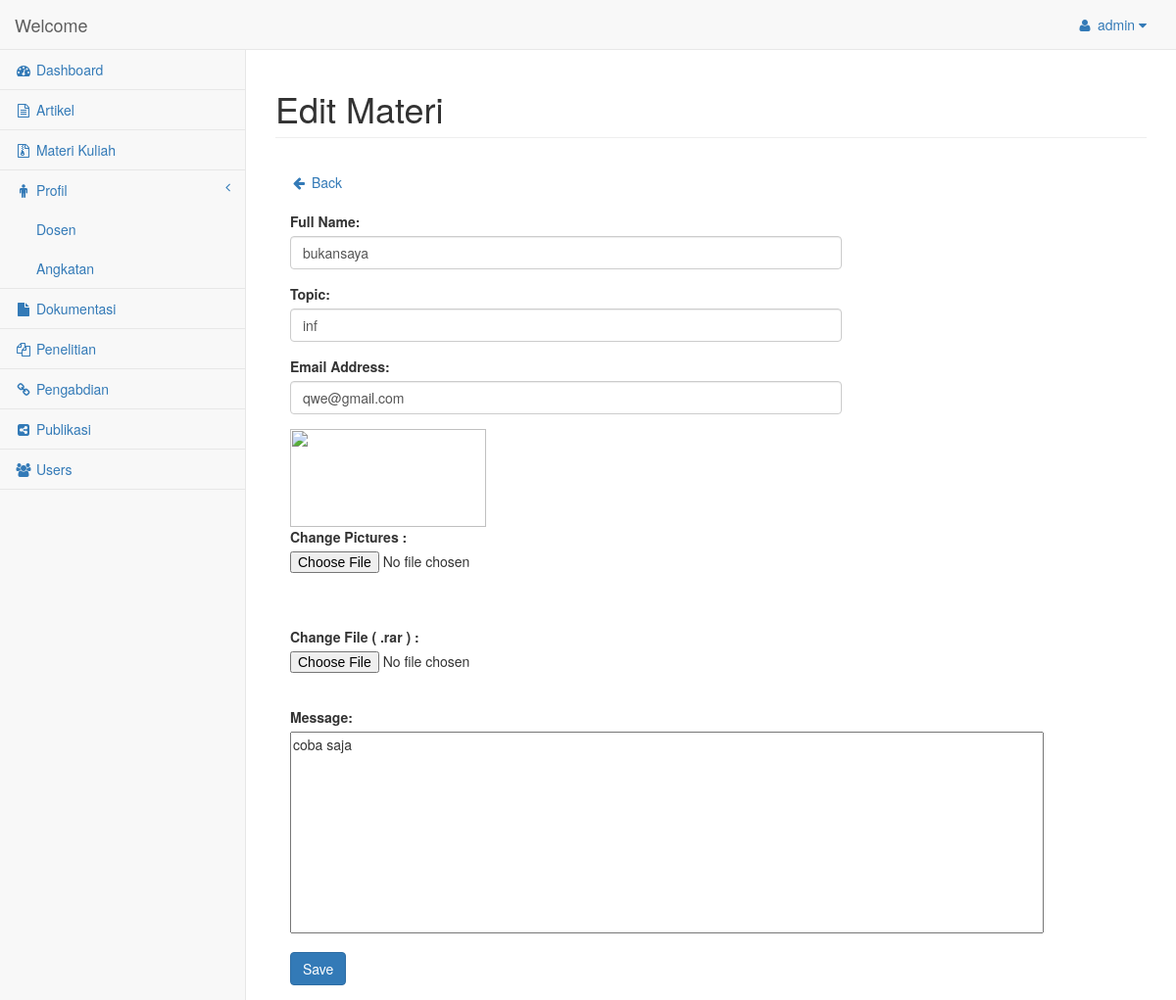
The page /editmateri.php?id=1 (signed in) on the database its author committed.
### tables this page shows
CREATE TABLE IF NOT EXISTS `post_materi` (
  `id` int(11) NOT NULL AUTO_INCREMENT,
  `tanggal` date NOT NULL,
  `Nama` char(50) NOT NULL,
  `Topik` varchar(50) NOT NULL,
  `Email` varchar(40) NOT NULL,
  `Pesan` longtext NOT NULL,
  `Gambar` varchar(100) NOT NULL,
  `File` varchar(100) NOT NULL,
  PRIMARY KEY (`id`)
);

### database.php (called while the page is built, shortened)
<?php
if (!isset($_SESSION['user'])){
  header('Location:login.php');
}else{
  $username = $_SESSION['user'];
}
?>

### editmateri.php (the view, shortened to what this page needs)
<?php
  require 'database.php';
    $id = null;
    if ( !empty($_GET['id'])) {
        $id = $_REQUEST['id'];
    }
    if (!empty($_POST)) {
        $nameError = null;
        $topicError = null;
        $phoneError = null;
        $emailError = null;
        $messageError = null;
        $name = $_POST['name'];
        $topic = $_POST['topic'];
        $email = $_POST['email'];
        $message = $_POST['message'];
        $picture = $_FILES['gambarMateri']['name'];
        $file = $_FILES['fileMateri']['name'];
        $valid = true;
        if (empty($name)) {
            $nameError = 'Please enter Name';
            $valid = false;
        }
        if (empty($email)) {
            $emailError = 'Please enter Email Address';
            $valid = false;
        } else if ( !filter_var($email,FILTER_VALIDATE_EMAIL) ) {
            $emailError = 'Please enter a valid Email Address';
            $valid = false;
        }
        if (empty($topic)) {
            $topicError = 'Please enter Topic';
            $valid = false;
        }
        if (empty($message)) {
            $messageError = 'Please enter Message';
            $valid = false;
        }
        if ($valid) {
            if(($picture != null) and ($file != null)){
              $pdo = Database::connect();
              $sql = "Select * From post_materi WHERE id = $id";
              foreach ($pdo->query($sql) as $row) {
                  unlink("gambar/materi/".$row['Gambar']);
                  unlink("file/".$row['File']);
              }
              Database::disconnect();
              $pdo = Database::connect();
              $pdo->setAttribute(PDO::ATTR_ERRMODE, PDO::ERRMODE_EXCEPTION);
              $sql = "UPDATE post_materi set Nama = ?, Topik = ?,Email = ?, Gambar = ?, Pesan =?, File = ? WHERE id = ?";
              $q = $pdo->prepare($sql);
              $q->execute(array($name,$topic,$phone,$email,$picture,$message,$file,$id));
              move_uploaded_file($_FILES['gambarMateri']['tmp_name'],"gambar/materi/".$picture);
              $ext = pathinfo($_FILES['fileMateri']['name'], PATHINFO_EXTENSION);
              if (($ext== "zip") or ($ext=="rar") ) {
                  move_uploaded_file($_FILES['fileMateri']['tmp_name'],"file/".$file);
              }
              Database::disconnect();
            }elseif (($picture == null) and ($file != null)) {
              $pdo = Database::connect();
              $sql = "Select * From post_materi WHERE id = $id";
              foreach ($pdo->query($sql) as $row) {
                  unlink("file/".$row['File']);
              }
              Database::disconnect();
              $pdo = Database::connect();
              $pdo->setAttribute(PDO::ATTR_ERRMODE, PDO::ERRMODE_EXCEPTION);
              $sql = "UPDATE post_materi set Nama = ?, Topik = ?,Email = ?, Pesan =?, File = ? WHERE id = ?";
              $q = $pdo->prepare($sql);
              $q->execute(array($name,$topic,$phone,$email,$message,$file,$id));
              $ext = pathinfo($_FILES['fileMateri']['name'], PATHINFO_EXTENSION);
              if (($ext== "zip") or ($ext=="rar") ) {
                  move_uploaded_file($_FILES['fileMateri']['tmp_name'],"file/".$file);
              }
              Database::disconnect();
            }elseif (($picture != null) and ($file == null)){
              $pdo = Database::connect();
              $sql = "Select * From post_materi WHERE id = $id";
              foreach ($pdo->query($sql) as $row) {
                  unlink("gambar/materi/".$row['Gambar']);
              }
              Database::disconnect();
              $pdo = Database::connect();
              $pdo->setAttribute(PDO::ATTR_ERRMODE, PDO::ERRMODE_EXCEPTION);
              $sql = "UPDATE post_materi set Nama = ?, Topik = ?,Email = ?, Gambar = ?, Pesan =? WHERE id = ?";
              $q = $pdo->prepare($sql);
              $q->execute(array($name,$topic,$phone,$email,$picture,$message,$id));
              move_uploaded_file($_FILES['gambarMateri']['tmp_name'],"gambar/materi/".$picture);
              Database::disconnect();
            }else{
              $pdo = Database::connect();
              $pdo->setAttribute(PDO::ATTR_ERRMODE, PDO::ERRMODE_EXCEPTION);
              $sql = "UPDATE post_materi set Nama = ?, Topik = ?,Email = ?, Pesan =? WHERE id = ?";
              $q = $pdo->prepare($sql);
              $q->execute(array($name,$topic,$phone,$email,$message,$id));
              Database::disconnect();
            }
            header("Location: materikuliah.php");
        }
    } else {
        $pdo = Database::connect();
        $pdo->setAttribute(PDO::ATTR_ERRMODE, PDO::ERRMODE_EXCEPTION);
        $sql = "SELECT * FROM post_materi where id = ?";
        $q = $pdo->prepare($sql);
        $q->execute(array($id));
        $data = $q->fetch(PDO::FETCH_ASSOC);
        $name = $data['Nama'];
        $topic = $data['Topik'];
        $email = $data['Email'];
        $message = $data['Pesan'];
        $picture = $data['Gambar'];
        $file = $data['File'];
    }
?>
<!DOCTYPE html>
<html lang="en">
<head>
      <link href="bower_components/bootstrap/dist/css/bootstrap.min.css" rel="stylesheet">
      <link href="bower_components/metisMenu/dist/metisMenu.min.css" rel="stylesheet">
      <link href="dist/css/timeline.css" rel="stylesheet">
      <link href="dist/css/sb-admin-2.css" rel="stylesheet">
      <link href="bower_components/morrisjs/morris.css" rel="stylesheet">
      <link href="bower_components/font-awesome/css/font-awesome.min.css" rel="stylesheet" type="text/css">
</head>
<body>
    <div id="wrapper">
        <nav class="navbar navbar-default navbar-static-top" role="navigation" style="margin-bottom: 0">
            <div class="navbar-header">
                <a class="navbar-brand" href="dashboard.php">Welcome</a>
            </div>
            <ul class="nav navbar-top-links navbar-right">
                <li class="dropdown">
                    <a class="dropdown-toggle" data-toggle="dropdown" href="#">
                       <i class="fa fa-user fa-fw"></i> <?php echo $username ?> <i class="fa fa-caret-down"></i>
                    </a>
                </li>
            </ul>
            <div class="navbar-default sidebar" role="navigation">
                <div class="sidebar-nav navbar-collapse">
                    <ul class="nav" id="side-menu">
                      <li>
                          <a href="dashboard.php"><i class="fa fa-dashboard fa-fw"></i> Dashboard</a>
                      </li>
                      <li>
                          <a href="artikel.php"><i class="fa fa-file-text-o fa-fw"></i> Artikel</a>
                      </li>
                      <li>
                          <a href="materikuliah.php"><i class="fa fa-file-archive-o fa-fw"></i> Materi Kuliah</a>
                      </li>
                      <li>
                        <a href="#"><i class="fa fa-male fa-fw"></i> Profil<span class="fa arrow"></span></a>
                        <ul class="nav nav-second-level">
                          <li>
                              <a href="dosen.php">Dosen</a>
                          </li>
                          <li>
                              <a href="angkatan.php">Angkatan</a>
                          </li>
                        </ul>
                      </li>
                      <li>
                          <a href="dokumentasi.php"><i class="fa fa-file fa-fw"></i> Dokumentasi</a>
                      </li>
                      <li>
                          <a href="penelitian.php"><i class="fa fa-files-o fa-fw"></i> Penelitian</a>
                      </li>
                      <li>
                          <a href="pengabdian.php"><i class="fa fa-link fa-fw"></i> Pengabdian</a>
                      </li>
                      <li>
                          <a href="publikasi.php"><i class="fa fa-share-alt-square fa-fw"></i> Publikasi</a>
                      </li>
                      <li>
                          <a href="users.php"><i class="fa fa-users fa-fw"></i> Users</a>
                      </li>
                    </ul>
                </div>
            </div>
        </nav>
        <div id="page-wrapper">
            <div class="row">
                <div class="col-lg-12">
                    <h1 class="page-header">Edit Materi</h1>
                </div>
            </div>
            <div class="row">
                <div class="col-lg-12">
                    <div class="panel-body">
                        <a href="materikuliah.php"><i class="fa fa-arrow-left fa-fw"></i> Back</a><br><br>
                        <div class="row">
            <div class="col-md-8">
                <form name="sentMessage" id="contactForm" action="editmateri.php?id=<?php echo $id?>" method="post" enctype="multipart/form-data">
                    <div class="control-group form-group">
                        <div class="controls">
                            <label>Full Name:</label>
                            <input type="text" class="form-control" id="name" name="name" required data-validation-required-message="Please enter your name." value="<?php echo !empty($name)?$name:'';?>">
                        </div>
                    </div>
					          <div class="control-group form-group">
                        <div class="controls">
                            <label>Topic:</label>
                            <input type="text" class="form-control" id="topic" name="topic" required data-validation-required-message="Please enter your topic." value="<?php echo !empty($topic)?$topic:'';?>">
                        </div>
                    </div>
                    <div class="control-group form-group">
                        <div class="controls">
                            <label>Email Address:</label>
                            <input type="email" class="form-control" id="email" name="email" required data-validation-required-message="Please enter your email address." value="<?php echo !empty($email)?$email:'';?>">
                        </div>
                    </div>
					          <div class="control-group form-group">
                        <div class="controls">
                            <img width=200 height=100 src="gambar/materi/<?php echo !empty($picture)?$picture:'';?>"><br>
                            <label>Change Pictures :</label>
                            <input type="file" name="gambarMateri" id="gambarMateri"></input>
                        </div>
                    </div>
                    <div class="control-group form-group">
                        <div class="controls">
                            <strong><?php echo !empty($file)?$file:'';?></strong><br>
                            <label>Change File ( .rar ) :</label>
                            <input type="file" name="fileMateri" id="fileMateri" accept="application/x-zip-compressed"></input>
                        </div>
                    </div>
                    <div class="control-group form-group">
                        <div class="controls">
                            <label>Message:</label>
                            <textarea rows="10" cols="100" class="ckeditor" id="message" name="message" required data-validation-required-message="Please enter your message" maxlength="999" style="resize:none"><?php echo !empty($message)?$message:'';?></textarea>
                        </div>
                    </div>
                    <button type="submit" class="btn btn-primary" id="Save">Save</button>
                </form>
            </div>
        </div>
                </div>
            </div>
        </div>
    </div>
</body>
</html>

### rows shown on the page
post_materi: name "bukansaya", topic "inf", email "qwe@gmail.com", message "coba saja"

### other values the page prints
$username "admin"
